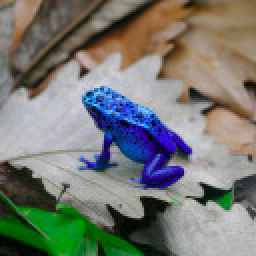
#> input picture img/input.png, 128 x 128 px (shown 2 times larger)
$ python png2hex.py
#> lines starting #> are read from the running program, lines starting #| are printed output that depends on the picture
import sys
from PIL import Image
import numpy as np

if len(sys.argv) > 1:
    try:
        KERNEL_SIZE = int(sys.argv[1])
        if KERNEL_SIZE not in [3, 4]:
            raise ValueError
    except ValueError:
        sys.exit(1)
else:
    KERNEL_SIZE = 4

WIDTH, HEIGHT = 128, 128
INPUT_IMG = "img/input.png"
OUTPUT_HEX = "img/input.hex"


img = Image.open(INPUT_IMG).convert('L').resize((WIDTH, HEIGHT), Image.BICUBIC)
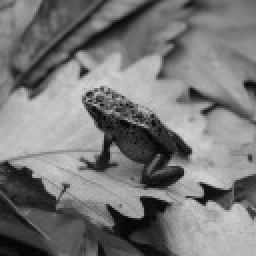
#> img: PIL image 128x128 L (shown 2 times larger); min 1, max 214, mean 119.8
pixels = np.array(img, dtype=np.uint8)

pad = KERNEL_SIZE // 2
padded = np.pad(pixels, pad, mode='edge')
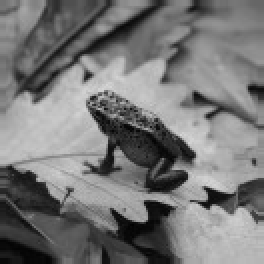
#> padded: shape (132, 132) (shown 2 times larger); min 1, max 214, mean 118.9

with open(OUTPUT_HEX, "w") as f:
    for y in range(HEIGHT):
        for x in range(WIDTH):
            block = padded[y:y+KERNEL_SIZE, x:x+KERNEL_SIZE].flatten()
            for p in block:
                f.write(f"{p:02X}\n")

print(f"Generared input.hex ({WIDTH}x{HEIGHT} px) for kernel size {KERNEL_SIZE}")
